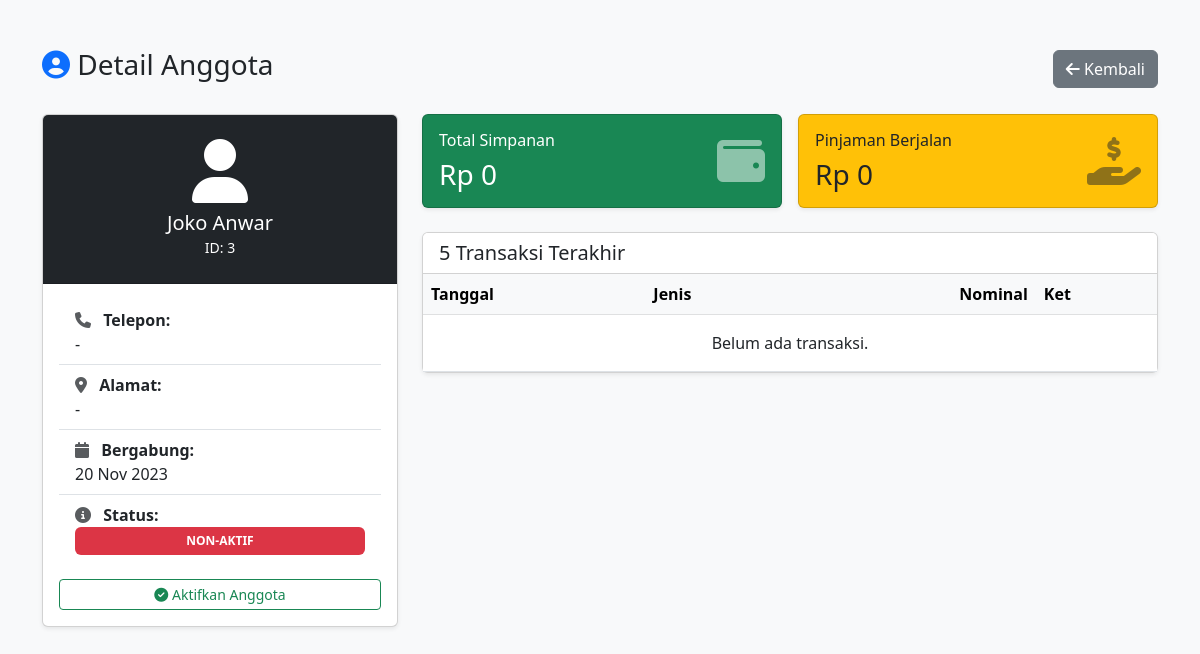
The app's page /anggota_detail.php?id=3 (signed in) with its own data.
### tables this page shows
CREATE TABLE `members` (
  `id` int(11) NOT NULL,
  `name` varchar(100) DEFAULT NULL,
  `address` text DEFAULT NULL,
  `phone` varchar(15) DEFAULT NULL,
  `status` enum('Active','Inactive') DEFAULT 'Active',
  `joined_date` date DEFAULT NULL
);

### anggota_detail.php (the view, shortened to what this page needs)
<?php
include 'config.php';
$id = $_GET['id'];
$stmt = $conn->prepare("SELECT * FROM members WHERE id = ?");
$stmt->bind_param("i", $id);
$stmt->execute();
$member = $stmt->get_result()->fetch_assoc();
$save_in = $conn->query("SELECT SUM(amount) as total FROM transactions WHERE member_id=$id AND type='saving_in'")->fetch_assoc()['total'] ?? 0;
$save_out = $conn->query("SELECT SUM(amount) as total FROM transactions WHERE member_id=$id AND type='saving_out'")->fetch_assoc()['total'] ?? 0;
$total_savings = $save_in - $save_out;
$loan_out = $conn->query("SELECT SUM(amount) as total FROM transactions WHERE member_id=$id AND type='loan_out'")->fetch_assoc()['total'] ?? 0;
$loan_pay = $conn->query("SELECT SUM(amount) as total FROM transactions WHERE member_id=$id AND type='loan_pay'")->fetch_assoc()['total'] ?? 0;
$current_loan = $loan_out - $loan_pay;
$trans_sql = "SELECT * FROM transactions WHERE member_id=$id ORDER BY trans_date DESC LIMIT 5";
$history = $conn->query($trans_sql);
?>
<!DOCTYPE html>
<html lang="id">
<head>
    <link href="https://cdn.jsdelivr.net/npm/bootstrap@5.3.0/dist/css/bootstrap.min.css" rel="stylesheet">
    <link rel="stylesheet" href="https://cdnjs.cloudflare.com/ajax/libs/font-awesome/6.4.0/css/all.min.css">
</head>
<body class="bg-light">
<div class="container mt-5 mb-5">
    <div class="d-flex justify-content-between align-items-center mb-4">
        <h3><i class="fas fa-user-circle text-primary"></i> Detail Anggota</h3>
        <a href="anggota.php" class="btn btn-secondary"><i class="fas fa-arrow-left"></i> Kembali</a>
    </div>
    <div class="row">
        <div class="col-md-4">
            <div class="card shadow-sm mb-4">
                <div class="card-header bg-dark text-white text-center py-4">
                    <i class="fas fa-user fa-4x mb-2"></i>
                    <h5 class="mb-0"><?php echo $member['name']; ?></h5>
                    <small>ID: <?php echo $member['id']; ?></small>
                </div>
                <div class="card-body">
                    <ul class="list-group list-group-flush mb-3">
                        <li class="list-group-item">
                            <strong><i class="fas fa-phone me-2 text-muted"></i> Telepon:</strong><br>
                            <?php echo $member['phone'] ? $member['phone'] : '-'; ?>
                        </li>
                        <li class="list-group-item">
                            <strong><i class="fas fa-map-marker-alt me-2 text-muted"></i> Alamat:</strong><br>
                            <?php echo $member['address'] ? $member['address'] : '-'; ?>
                        </li>
                        <li class="list-group-item">
                            <strong><i class="fas fa-calendar me-2 text-muted"></i> Bergabung:</strong><br>
                            <?php echo date('d M Y', strtotime($member['joined_date'])); ?>
                        </li>
                        <li class="list-group-item">
                            <strong><i class="fas fa-info-circle me-2 text-muted"></i> Status:</strong><br>
                            <?php if($member['status'] == 'Active'): ?>
                                <span class="badge bg-success w-100 py-2">AKTIF</span>
                            <?php else: ?>
                                <span class="badge bg-danger w-100 py-2">NON-AKTIF</span>
                            <?php endif; ?>
                        </li>
                    </ul>
                    <div class="d-grid">
                        <?php if($member['status'] == 'Active'): ?>
                            <a href="anggota_detail.php?id=<?php echo $id; ?>&action=toggle_status"
                               class="btn btn-outline-danger btn-sm"
                               onclick="return confirm('Yakin ingin menonaktifkan anggota ini?');">
                                <i class="fas fa-ban"></i> Non-aktifkan Anggota
                            </a>
                        <?php else: ?>
                            <a href="anggota_detail.php?id=<?php echo $id; ?>&action=toggle_status"
                               class="btn btn-outline-success btn-sm"
                               onclick="return confirm('Yakin ingin mengaktifkan kembali anggota ini?');">
                                <i class="fas fa-check-circle"></i> Aktifkan Anggota
                            </a>
                        <?php endif; ?>
                    </div>
                </div>
            </div>
        </div>
        <div class="col-md-8">
            <div class="row g-3 mb-4">
                <div class="col-md-6">
                    <div class="card bg-success text-white shadow-sm h-100">
                        <div class="card-body">
                            <div class="d-flex justify-content-between align-items-center">
                                <div>
                                    <h6 class="card-title">Total Simpanan</h6>
                                    <h3 class="mb-0">Rp <?php echo number_format($total_savings, 0, ',', '.'); ?></h3>
                                </div>
                                <i class="fas fa-wallet fa-3x opacity-50"></i>
                            </div>
                        </div>
                    </div>
                </div>
                <div class="col-md-6">
                    <div class="card bg-warning text-dark shadow-sm h-100">
                        <div class="card-body">
                            <div class="d-flex justify-content-between align-items-center">
                                <div>
                                    <h6 class="card-title">Pinjaman Berjalan</h6>
                                    <h3 class="mb-0">Rp <?php echo number_format($current_loan, 0, ',', '.'); ?></h3>
                                </div>
                                <i class="fas fa-hand-holding-usd fa-3x opacity-50"></i>
                            </div>
                        </div>
                    </div>
                </div>
            </div>
            <div class="card shadow-sm">
                <div class="card-header bg-white">
                    <h5 class="mb-0">5 Transaksi Terakhir</h5>
                </div>
                <div class="table-responsive">
                    <table class="table table-hover mb-0 align-middle">
                        <thead class="table-light">
                            <tr>
                                <th>Tanggal</th>
                                <th>Jenis</th>
                                <th class="text-end">Nominal</th>
                                <th>Ket</th>
                            </tr>
                        </thead>
                        <tbody>
                            <?php if ($history->num_rows > 0): ?>
                                <?php while($t = $history->fetch_assoc()): ?>
                                <tr>
                                    <td><?php echo date('d/m/Y', strtotime($t['trans_date'])); ?></td>
                                    <td>
                                        <?php
                                        $type = $t['type'];
                                        if($type == 'saving_in') echo '<span class="badge bg-success">Simpanan Masuk</span>';
                                        elseif($type == 'saving_out') echo '<span class="badge bg-danger">Penarikan</span>';
                                        elseif($type == 'loan_out') echo '<span class="badge bg-warning text-dark">Pinjaman</span>';
                                        elseif($type == 'loan_pay') echo '<span class="badge bg-info">Bayar Cicilan</span>';
                                        ?>
                                    </td>
                                    <td class="text-end fw-bold">
                                        Rp <?php echo number_format($t['amount'], 0, ',', '.'); ?>
                                    </td>
                                    <td class="small text-muted"><?php echo $t['description']; ?></td>
                                </tr>
                                <?php endwhile; ?>
                            <?php else: ?>
                                <tr><td colspan="4" class="text-center py-3">Belum ada transaksi.</td></tr>
                            <?php endif; ?>
                        </tbody>
                    </table>
                </div>
            </div>
        </div>
    </div>
</div>
</body>
</html>

### records on screen
members: name "Joko Anwar", id "3", joined_date "20 Nov 2023"

### other values on screen
$total_savings "0"
$current_loan "0"
